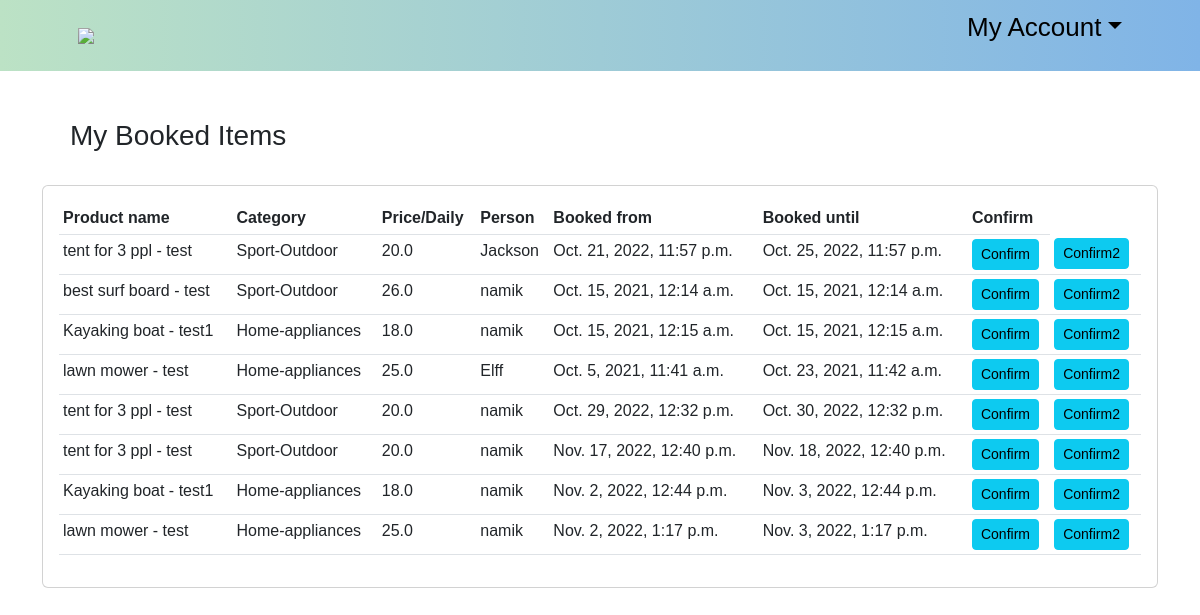
/my-booked-items/2/ (signed in), run on an earlier commit of the app's database.
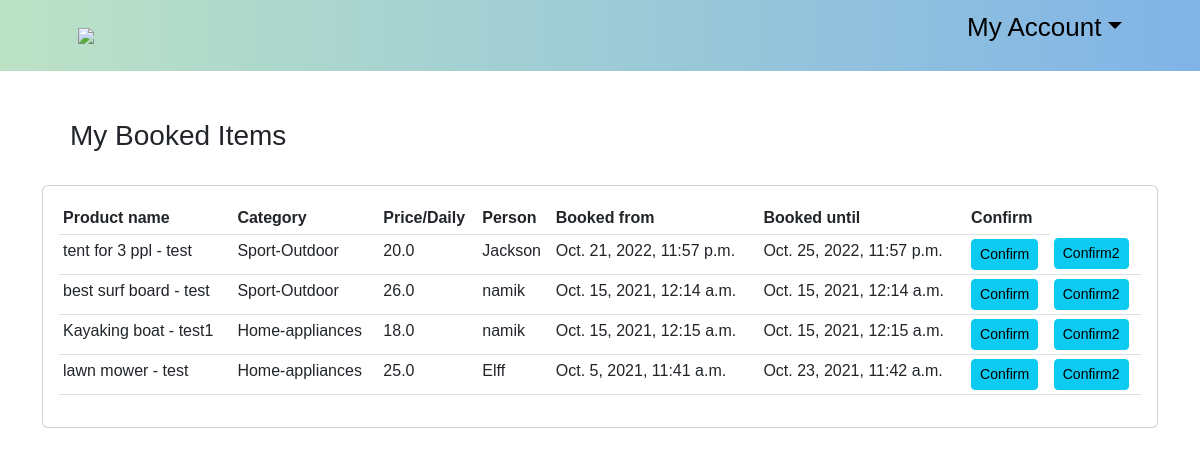
And on a later commit of the database.
### ecommerce/models.py (models this page shows, shortened)
class Order_list(models.Model):
    STATUS = (('Pending', 'Pending'),
              ('Out for delivery', 'Out_for_delivery'),
              ('Delivered', 'Delivered'))
    customer = models.ForeignKey(Customer, null=True, on_delete=models.SET_NULL)
    product = models.ForeignKey(Product, null=True, on_delete=models.SET_NULL)
    date_ordered = models.DateTimeField(auto_now_add=True, null=True)
    complete = models.BooleanField(default=True)
    rent_from = models.DateTimeField(null=True)
    rent_to = models.DateTimeField(null=True)
    id = models.AutoField(primary_key=True)

class Product(models.Model):
    CATEGORY = (
                ('Sport-Outdoor', 'Sport & Outdoor'),
                ('Drones-cameras', 'Drones & cameras'),
                ('Electronics', 'Electronics'),
                ('Home-appliances', 'Home appliances'),
                ('Musical-equipments', 'Musical equipments'),
                ('Accessories','Accessories'),
                )
    customer = models.ForeignKey(Customer, null=True, on_delete=models.SET_NULL)
    name = models.CharField(max_length=200, null=True)
    price = models.FloatField(null=True)
    category = models.CharField(max_length=200, null=True,choices=CATEGORY)
    description = models.CharField(max_length=200, null=True, blank=True)
    date_created= models.DateTimeField(auto_now_add=True, null=True)
    available_from = models.DateTimeField(null=True)
    available_to = models.DateTimeField(null=True)
    item_pic = models.ImageField( null=True)
    item_pic_2 = models.ImageField(null=True, blank=True)
    item_pic_3 = models.ImageField(null=True, blank=True)
    item_pic_4 = models.ImageField(null=True, blank=True)
    def __str__(self):
        return self.name

class Customer (models.Model):
    user= models.OneToOneField(User, null=True, on_delete=models.CASCADE)
    name = models.CharField(max_length=100, null=True)
    phone=models.CharField(max_length=100, null=True)
    email=models.CharField(max_length=100, null=True)
    date_created= models.DateTimeField(auto_now_add=True)
    address = models.CharField(verbose_name="Address", max_length=100, null=True, blank=True)
    town = models.CharField(verbose_name="Town/City", max_length=100, null=True, blank=True)
    post_code = models.CharField(verbose_name="Post Code", max_length=8, null=True, blank=True)
    country = models.CharField(verbose_name="Country", max_length=100, null=True, blank=True)
    latitude = models.CharField(verbose_name="Latitude", max_length=50, null=True, blank=True)
    longitude = models.CharField(verbose_name="Longitude", max_length=50, null=True, blank=True)
    def __str__(self):
        return self.name

### ecommerce/views.py (the view)
# urls.py: path('my-booked-items/<str:pk>/', views.mybookeditems, name='mybookeditems'),
@login_required(login_url='login')
def mybookeditems(request, pk):
    customer = Customer.objects.get(id=pk)
    form = OrderForm(instance=customer)
    orders = Order_list.objects.all()
    context = {'form':form, 'customer':customer,'orders':orders}
    return render(request, 'my_booked_items.html', context)

### templates/my_booked_items.html (shortened to what this page needs)
<!DOCTYPE html>
{% extends 'old/main.html' %}
{% load static%}
{% load crispy_forms_tags %}
	{% block content %}
			<br><br><h3>&emsp;My Booked Items </h3><br>
			<div class="card card-body" style="overflow-y:auto; ">
				<table class="table table-sm">
					<tr>
						<th>Product name</th>
						<th>Category</th>
						<th>Price/Daily</th>
						<th>Person</th>
						<th>Booked from</th>
						<th>Booked until</th>
						<th>Confirm</th>
					</tr>
					{% for i in orders %}
						{% if i.product.customer == request.user.customer %}
							<tr>
								<td>{{ i.product }}</td>
								<td>{{ i.product.category }}</td>
								<td>{{ i.product.price }}</td>
								<td>{{ i.customer }}</td>
								<td>{{ i.rent_from }}</td>
								<td>{{ i.rent_to }}</td>
								<td><a id="se" onclick="Confirm()" class = "btn btn-sm btn-info" href="{% url 'confirmation' i.id %}">Confirm</a></td>
								<td><a id="sev" onclick="Confirm2()" class = "btn btn-sm btn-info" href="#">Confirm2</a></td>
							</tr>
						{%endif%}
					{% endfor %}
				</table>
			</div>
	{% endblock content %}

### templates/old/main.html (shortened to what this page needs)
<!DOCTYPE html>
{% load static %}
<html lang="en">
<head>
    <link href="https://cdn.jsdelivr.net/npm/bootstrap@5.2.1/dist/css/bootstrap.min.css" rel="stylesheet">
    <link rel="stylesheet" type="text/css" href="{% static 'cssivy/main.css' %}">
    <link href="https://cdn.jsdelivr.net/npm/bootstrap-icons@1.5.0/font/bootstrap-icons.css" rel="stylesheet" />
</head >
<body>
    <nav class="navbar navbar-expand-lg navbar-light bg-grey" style="background:linear-gradient(to right, #BCE2C5,#80B4E7);">
            <div class="container px-4 px-lg-5">
                <div  class="logo">
                   <a href="{% url 'index' %}">
                           <img  src="{% static 'assets/logo2.png' %}" width="125px">
                   </a>
                </div>
                <div  style="text-align:center;"  class="collapse navbar-collapse" id="navbarSupportedContent">
                    <form class="d-flex">
                        {% if request.user.is_authenticated %}
                                <ul class="nav-item dropdown">
                                        <a class="nav-link dropdown-toggle" style="text-decoration:none; font-size:26px; color:black;" id="navbarDropdown1" href="#" role="button" data-bs-toggle="dropdown" aria-expanded="false">My Account</a>
                                </ul>
                        {% else %}
                            <button class="btn btn-outline-dark" style=" background:#9A9E9F" type="submit" >
                                <a href="{% url 'login' %}" style="text-decoration: none; color:black" >Login</a>
                            </button>
                        {% endif%}
                    </form>
                </div>
            </div>
        </nav>
    <div class="container">
        {% block content %}
        {% endblock content %}
    </div>
</body>
</html>

### static/cssivy/main.css (style rules this page uses)
body { background-color : white; }

### templates/old/main.html (style rules this page uses)
body { font-family: 'Poppins', sans-serif; }

What changed in the data, as far as the page shows it:
removed Order_list: product "tent for 3 ppl - test", product.category "Sport-Outdoor", product.price "20.0", customer "namik", rent_from "Oct. 29, 2022, 12:32 p.m.", rent_to "Oct. 30, 2022, 12:32 p.m."
removed Order_list: product "tent for 3 ppl - test", product.category "Sport-Outdoor", product.price "20.0", customer "namik", rent_from "Nov. 17, 2022, 12:40 p.m.", rent_to "Nov. 18, 2022, 12:40 p.m."
removed Order_list: product "Kayaking boat - test1", product.category "Home-appliances", product.price "18.0", customer "namik", rent_from "Nov. 2, 2022, 12:44 p.m.", rent_to "Nov. 3, 2022, 12:44 p.m."
removed Order_list: product "lawn mower - test", product.category "Home-appliances", product.price "25.0", customer "namik", rent_from "Nov. 2, 2022, 1:17 p.m.", rent_to "Nov. 3, 2022, 1:17 p.m."
